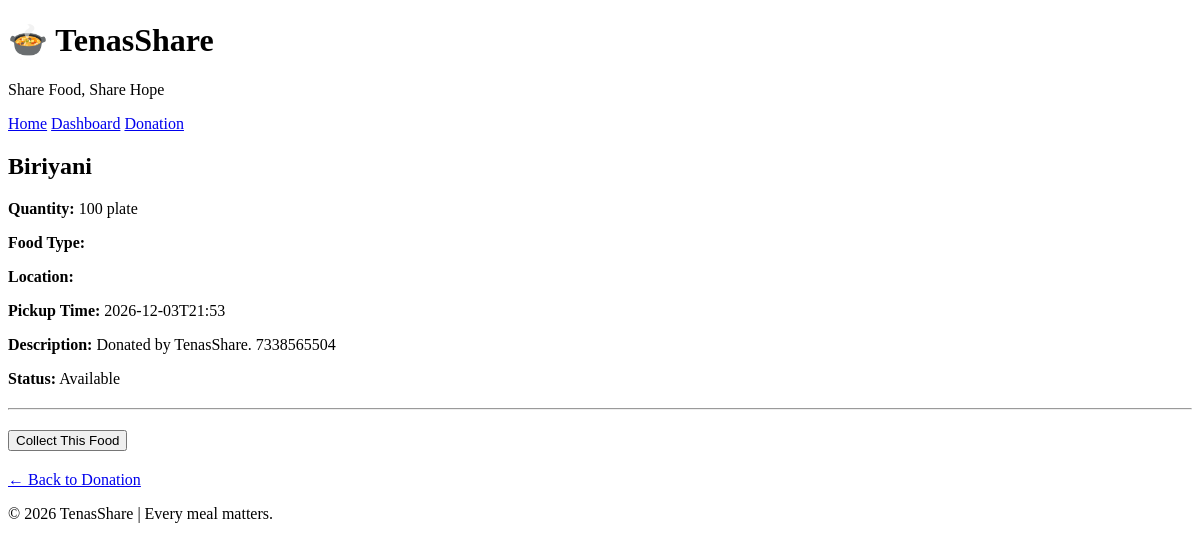
/donations/1, run on the app's committed database.
### tables this page shows
CREATE TABLE donations (
            id INTEGER PRIMARY KEY AUTOINCREMENT,
            user_id INTEGER NOT NULL,
            food_name TEXT NOT NULL,
            quantity TEXT NOT NULL,
            pickup_location TEXT NOT NULL,
            pickup_time TEXT NOT NULL,
            description TEXT,
            status TEXT NOT NULL DEFAULT 'Available',
            created_at TIMESTAMP DEFAULT CURRENT_TIMESTAMP,
            FOREIGN KEY (user_id) REFERENCES users(id)
        );

### app.py (the view)
@app.route("/donations/<int:donation_id>")
def donation_detail(donation_id):
    db = get_db()
    donation = db.execute(
        """
        SELECT donations.*, users.name AS donor_name
        FROM donations
        JOIN users ON users.id = donations.user_id
        WHERE donations.id = ?
        """,
        (donation_id,)
    ).fetchone()
    if donation is None:
        flash("Donation not found.")
        return redirect(url_for("index"))
    return render_template(
        "donation_detail.html",
        donation=donation
    )

### app.py (called while the page is built)
def get_db():
    if "db" not in g:
        g.db = sqlite3.connect(DATABASE)
        g.db.row_factory = sqlite3.Row
        g.db.execute("PRAGMA foreign_keys = ON")
    return g.db

### templates/donation_detail.html (shortened to what this page needs)
<!DOCTYPE html>
<html lang="en">
<head>
    <link rel="stylesheet" href="{{ url_for('static', filename='style.css') }}">
</head>
<body>
<header>
    <h1>🍲 TenasShare</h1>
    <p>Share Food, Share Hope</p>
    <nav>
        <a href="{{ url_for('index') }}">Home</a>
        <a href="{{ url_for('dashboard') }}">Dashboard</a>
        <a href="{{ url_for('donation') }}">Donation</a>
    </nav>
</header>
<main class="dashboard">
    <div class="donation-card">
        <h2>{{ donation.food_name }}</h2>
        <p><strong>Quantity:</strong> {{ donation.quantity }}</p>
        <p><strong>Food Type:</strong> {{ donation.food_type }}</p>
        <p><strong>Location:</strong> {{ donation.location }}</p>
        <p><strong>Pickup Time:</strong> {{ donation.pickup_time }}</p>
        <p><strong>Description:</strong> {{ donation.description or 'No additional details' }}</p>
        <p><strong>Status:</strong> {{ donation.status }}</p>
        <hr style="margin:20px 0;">
        {% if donation.status == 'Available' %}
            <form method="POST">
                <button type="submit">Collect This Food</button>
            </form>
        {% else %}
            <p>This donation has already been collected.</p>
        {% endif %}
        <p style="margin-top:20px;">
            <a href="{{ url_for('donation') }}">← Back to Donation</a>
        </p>
    </div>
</main>
<footer>
    <p>© 2026 TenasShare | Every meal matters.</p>
</footer>
</body>
</html>

### data on the page
donations: food_name "Biriyani", quantity "100 plate", pickup_time "2026-12-03T21:53", description "Donated by TenasShare. 7338565504", status "Available"
